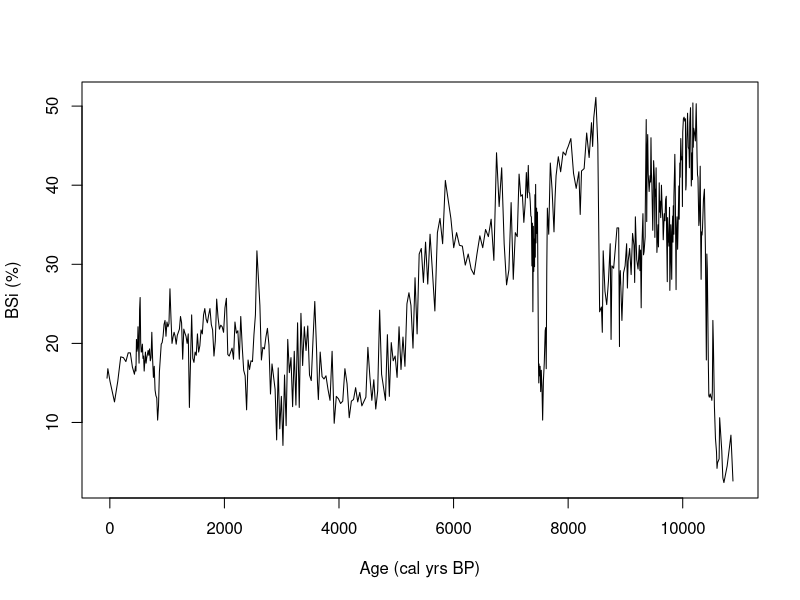
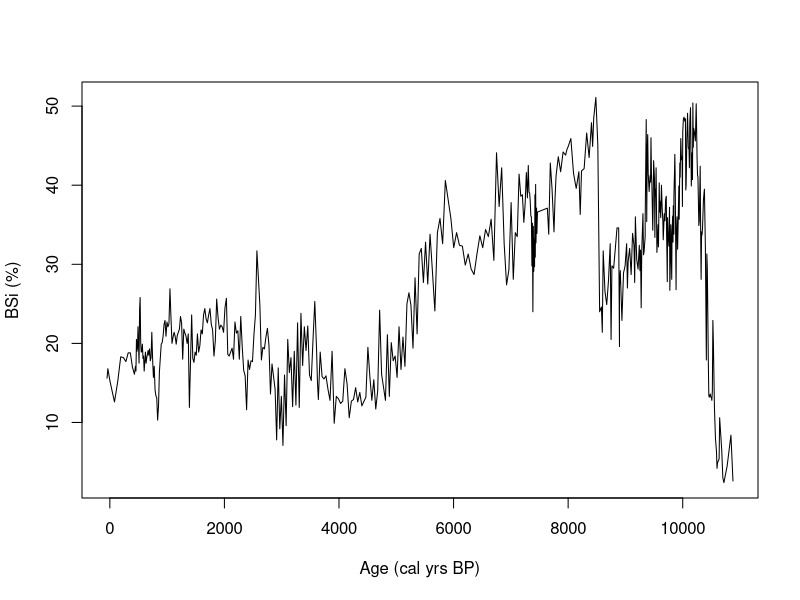
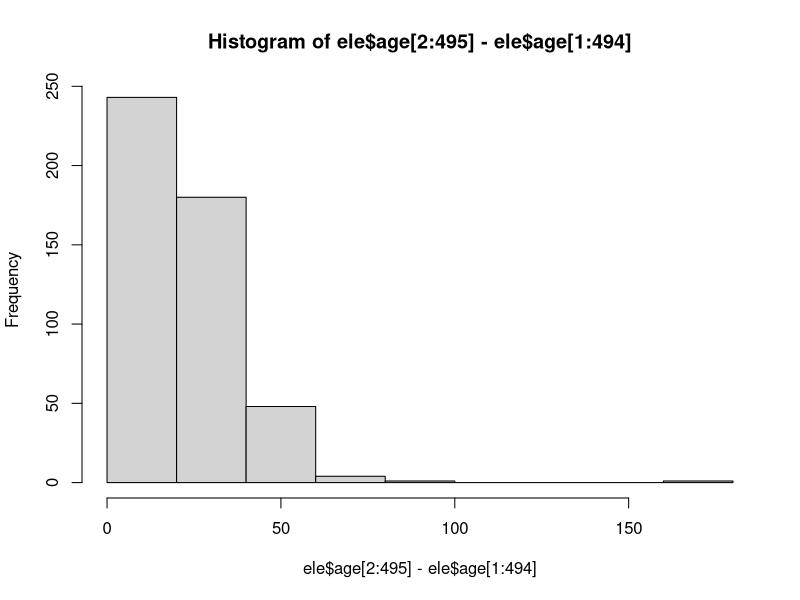
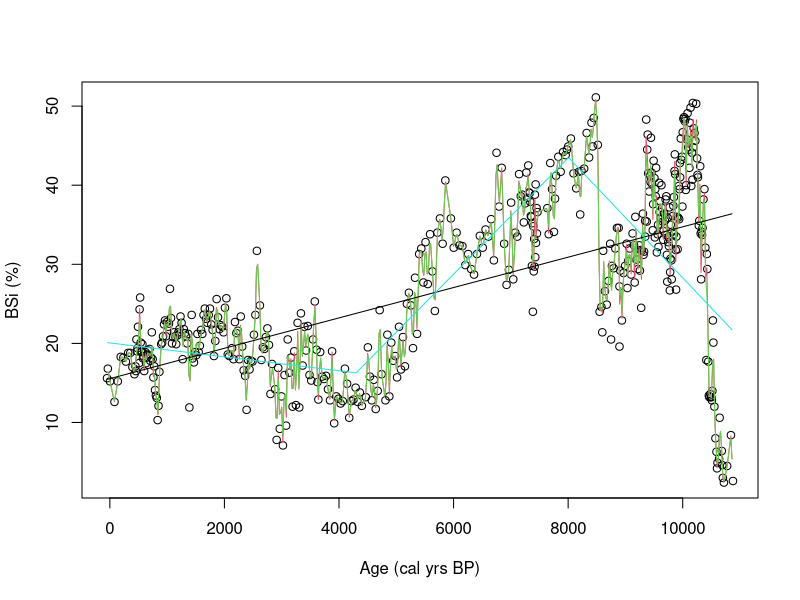
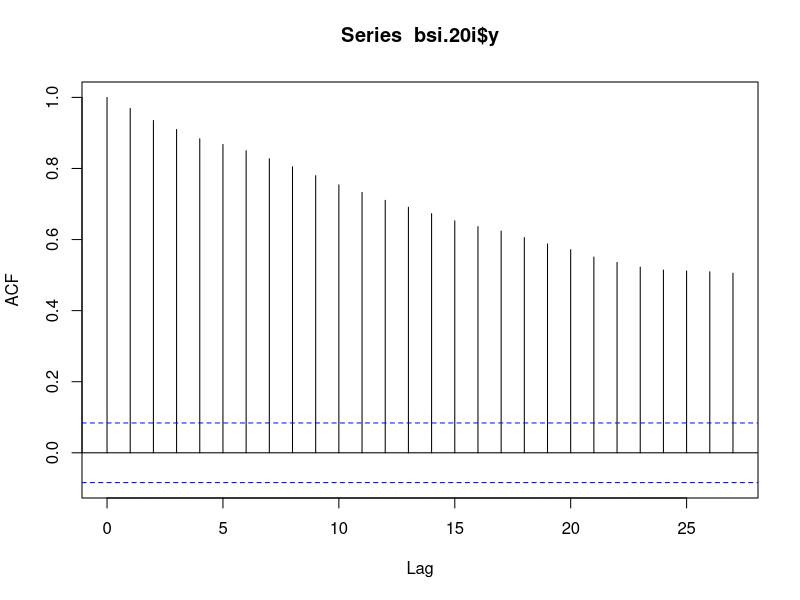
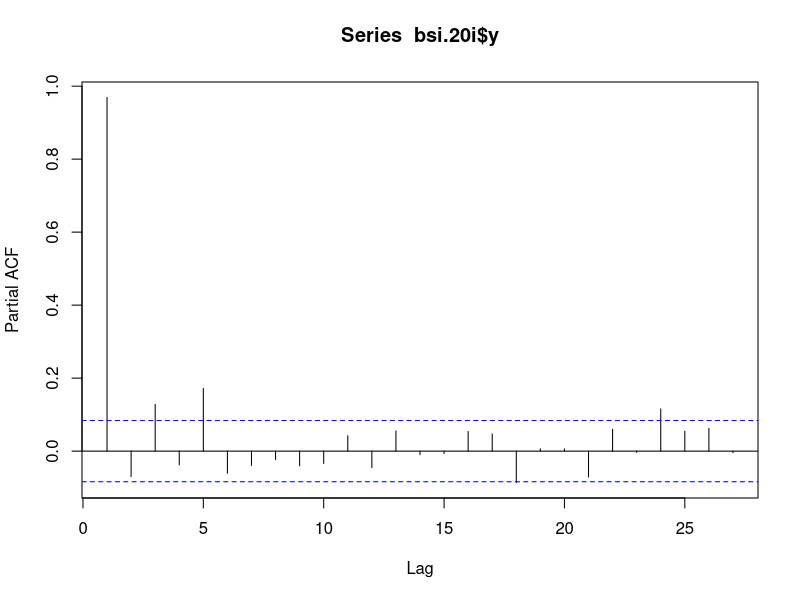

Recreate these plots in R, in order.
install.packages("segmented")
library(segmented)
library(stats)

ele <- read.csv("ele.csv")
names(ele)
plot(ele$age,ele$bsi,type="l", xlab="Age (cal yrs BP)", ylab="BSi (%)")

ele <- ele[-273:-289,]
plot(ele$age,ele$bsi,type="l", xlab="Age (cal yrs BP)", ylab="BSi (%)")

hist(ele$age[2:495]-ele$age[1:494])

min(ele$age)
max(ele$age)

bsi.20 <-approx(x=ele$age,y=ele$bsi,xout=seq(-40,10860,20))
names(bsi.20)

plot(ele$age,ele$bsi, xlab="Age (cal yrs BP)", ylab="BSi (%)")
lines(bsi.20$x,bsi.20$y,col=2)

bsi.1 <-approx(x=ele$age,y=ele$bsi,xout=(seq(-47,10870,1)))
xout <- seq(-40,10860,20)
bsi.20i <- data.frame(x=xout,y=rep(NA,length(xout)))

for(i in 1:length(xout)){
  low.bound <- xout[i]-10
  high.bound <- xout[i]+10
  bsi.20i$y[i] <- mean(bsi.1$y[bsi.1$x>low.bound & bsi.1$x<high.bound])
}

lines(bsi.20i$x,bsi.20i$y,col=3)

age <- bsi.20i$x
bsi <- bsi.20i$y
ele.lm <- lm(bsi~age)
lines(age,ele.lm$fitted.values,col=1)

ele.lm.seg <- segmented(ele.lm,seg.Z=~age,psi=c(4000,8000))
lines(xout,ele.lm.seg$fitted.values,col=5)
summary(ele.lm.seg)
AIC(ele.lm.seg)

## autocorrelation function
acf(bsi.20i$y)
## partial autocorrelation? 
pacf(bsi.20i$y)
